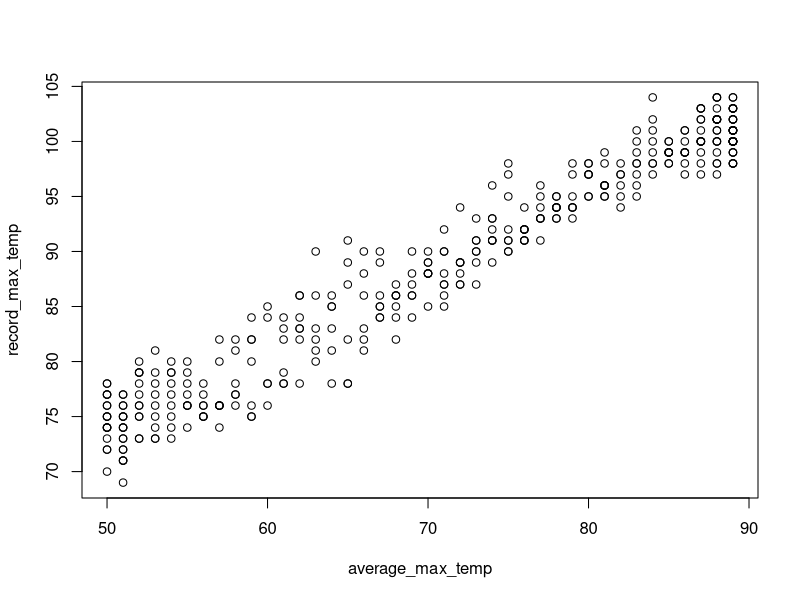
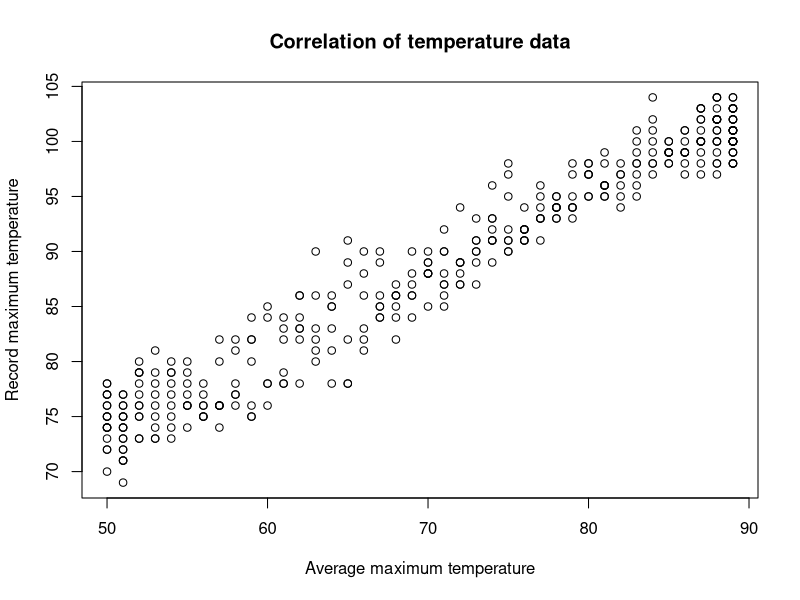

Recreate these plots in R, in order.
library(readr)
temp <- read_csv("temp.csv")
View(temp)
plot(record_max_temp ~ average_max_temp, data = temp)
plot(temp$average_max_temp, temp$record_max_temp, xlab = "Average maximum temperature", ylab = "Record maximum temperature", main = "Correlation of temperature data")
cor(temp$record_max_temp, temp$average_max_temp)
